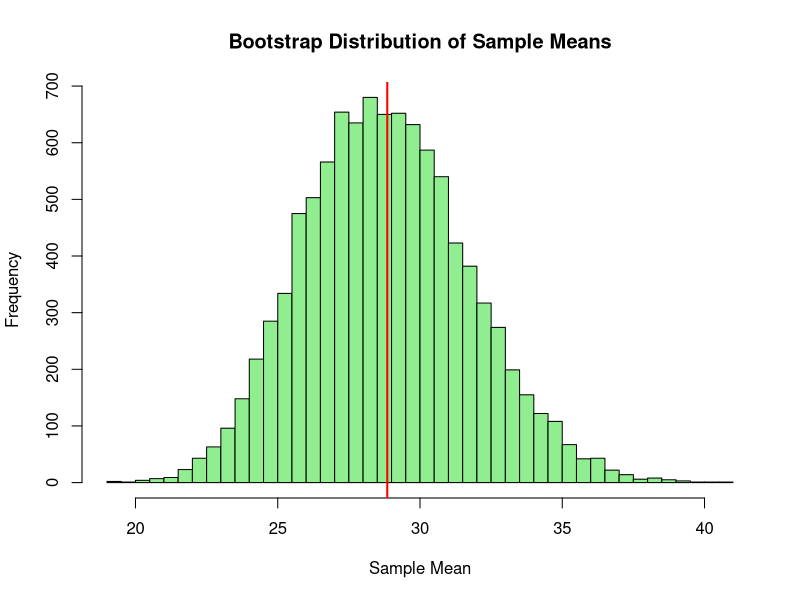
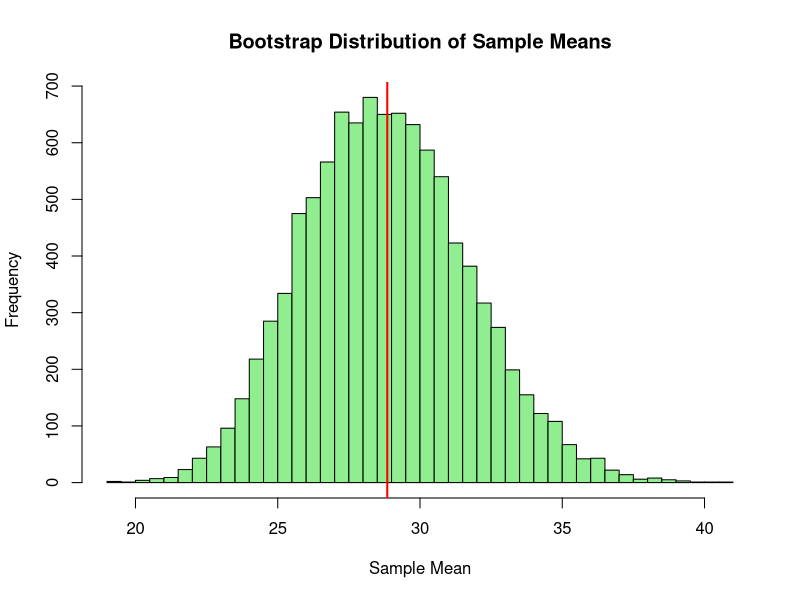

Recreate these plots in R, in order.
# Yertle's Turtle Tower - Bootstrap Resampling

# Observed turtle tower heights
turtle_heights <- c(48, 24, 32, 61, 51, 12, 32, 18, 19, 24,
21, 41, 29, 21, 25, 23, 42, 18, 23, 13)
# Original sample statistics
original_mean <- mean(turtle_heights)
original_se <- sd(turtle_heights) / sqrt(length(turtle_heights))
print(paste("Original mean:", round(original_mean, 1)))
print(paste("Original SE:", round(original_se, 1)))

# Bootstrap resampling
n_bootstrap <- 10000
bootstrap_means <- numeric(n_bootstrap)

for (i in 1:n_bootstrap) {
  # Sample with replacement
  bootstrap_sample <- sample(turtle_heights, length(turtle_heights), replace = TRUE)
  bootstrap_means[i] <- mean(bootstrap_sample)
}

# Bootstrap statistics
bootstrap_mean <- mean(bootstrap_means)
bootstrap_se <- sd(bootstrap_means)

print(paste("Bootstrap mean:", round(bootstrap_mean, 1)))
print(paste("Bootstrap SE:", round(bootstrap_se, 1)))

# Create histogram
hist(bootstrap_means, breaks = 50, main ="Bootstrap Distribution of Sample Means",
     xlab ="Sample Mean", col ="lightgreen")
abline(v = original_mean, col ="red", lwd = 2)

# Example data: wind speed vs turtle tower height
set.seed(42)
wind_speed <- runif(20, 0, 20)
tower_height <- turtle_heights

# Bootstrap linear regression
n_bootstrap <- 10000
bootstrap_slopes <- numeric(n_bootstrap)
bootstrap_intercepts <- numeric(n_bootstrap)
for (i in 1:n_bootstrap) {
  # Sample indices with replacement
  indices <- sample(1:length(wind_speed), replace = TRUE)
  # Fit linear model on bootstrap sample
  lm_fit <- lm(tower_height[indices] ~ wind_speed[indices])
  bootstrap_slopes[i] <- coef(lm_fit)[2]
  bootstrap_intercepts[i] <- coef(lm_fit)[1]
}

# Results
print(paste("Slope: mean =", round(mean(bootstrap_slopes), 3),
  "± SE =", round(sd(bootstrap_slopes), 3)))
print(paste("Intercept: mean =", round(mean(bootstrap_intercepts), 3),
  "± SE =", round(sd(bootstrap_intercepts), 3)))

# Create histogram
hist(bootstrap_means, breaks = 50, main ="Bootstrap Distribution of Sample Means",
     xlab ="Sample Mean", col ="lightgreen")
abline(v = original_mean, col ="red", lwd = 2)
